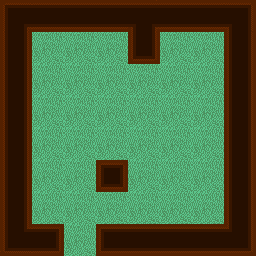

Rendered tile map (Tiled .tmx) drawn with the repository's tilesets; below, a short description and the map source with its tile grids summarised:
An orthogonal 8x8 tile map with 32x32 px tiles, 2 tile layers (moquette, Calque de Tile 1), 1 hidden layer not drawn, 3 tilesets, 1 image layer and 1 object (PlayerEntity).

<map version="1.0" orientation="orthogonal" width="8" height="8" tilewidth="32" tileheight="32">
 <tileset firstgid="1" name="min" tilewidth="32" tileheight="32">
  <image source="../tilesets/walls.png" width="256" height="192" />
 </tileset>
 <tileset firstgid="49" name="meta" tilewidth="32" tileheight="32">
  <image source="../tilesets/metaset2.png" width="128" height="96" />
  <tile id="0">
   <properties>
    <property name="type" value="wall" />
   </properties>
  </tile>
  <tile id="1">
   <properties>
    <property name="type" value="box" />
   </properties>
  </tile>
  <tile id="3">
   <properties>
    <property name="type" value="trap" />
   </properties>
  </tile>
 </tileset>
 <tileset firstgid="61" name="moquette" tilewidth="32" tileheight="32">
  <image source="../tilesets/moquette.png" width="96" height="192" />
 </tileset>
  <imagelayer name="Background" width="16" height="16">
  <image source="../images/background.png" />
 </imagelayer>
 <layer name="moquette" width="8" height="8">
  <data>[64 cells, 64 non-empty, 1 distinct tile ids]</data>
 </layer>
 <layer name="Calque de Tile 1" width="8" height="8">
  <data>[64 cells, 64 non-empty, 12 distinct tile ids]</data>
 </layer>
 <layer name="meta" width="8" height="8" visible="0">
  <data>[64 cells, 51 non-empty, 3 distinct tile ids]</data>
 </layer>
 <objectgroup color="#68bd17" name="Player" width="12" height="12">
  <object name="PlayerEntity" x="64" y="224" width="32" height="32">
   <properties>
    <property name="image" value="character" />
    <property name="spriteheight" value="32" />
    <property name="spritewidth" value="32" />
   </properties>
  </object>
 </objectgroup>
</map>
